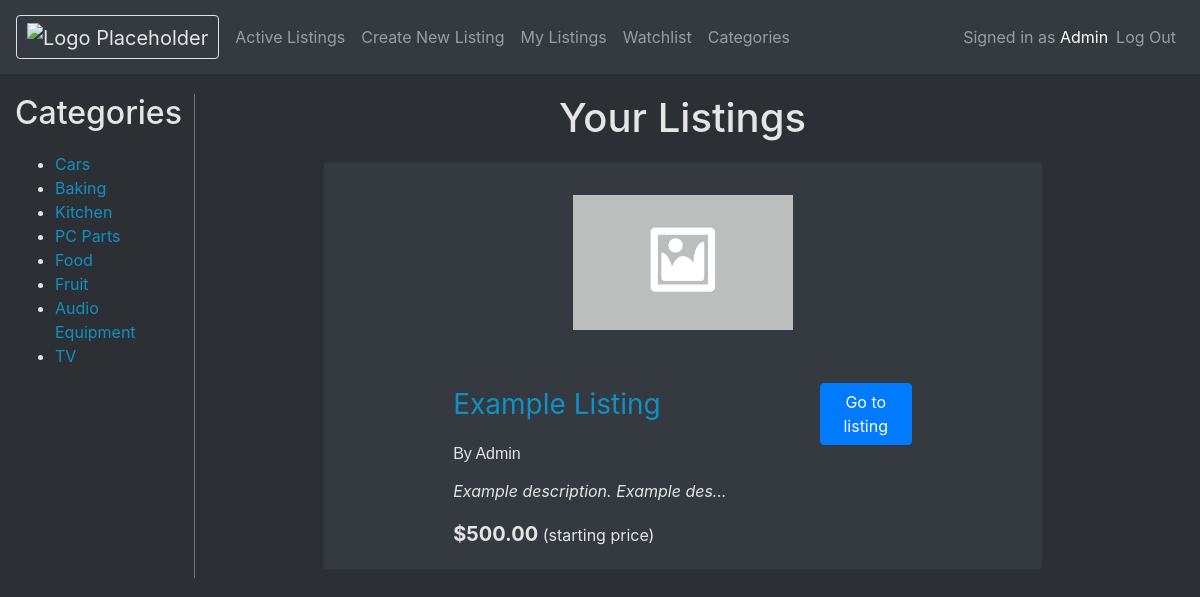
Screenshot of /mylistings (signed in) with the database file from the repository.
### auctions/models.py (models this page shows, shortened)
class User(AbstractUser):
    watchlist = models.ManyToManyField("Listing", related_name="watchlisted")
    pass

class Category(models.Model):
    tag = models.CharField(max_length=35)
    def __str__(self):
        return self.tag

class Listing(models.Model):
    creator = models.ForeignKey(User, null=True, blank=True, on_delete=models.CASCADE, related_name="userListings")
    title = models.CharField(max_length=50)
    description = models.TextField(max_length=1000, default="")
    price = models.FloatField(default=0, validators=[MinValueValidator(0)])
    isActive = models.BooleanField(default=True)
    photoUrl = models.URLField(blank=True, null=True)
    highestBid = models.FloatField(blank=True, max_length=11, null=True)
    categories = models.ManyToManyField(Category, related_name="categories")
    def __str__(self):
        return self.title
    def usd(self):
        return f"${self.price:,.2f}"

### auctions/views.py (the view)
# urls.py: path("mylistings", views.userListings, name="userListings"),
@login_required(login_url='/login')
def userListings(request):
    currentUser = request.user
    userListings = currentUser.userListings.all()
    categories = Category.objects.all()
    return render(request, "auctions/userListings.html", {
        "userListings": userListings,
        "categories": categories,
        "displayCategory": ""
    })

### auctions/templates/auctions/userListings.html
{% extends "auctions/layout.html" %}
{% block body %}
    <div class="row col">
        <div class="col-2 border-right border-secondary">
            <h2 class="categories-Sidebar">Categories</h2>
            <ul>
                {% for category in categories %}
                    <li><a href="{% url 'displayUserListingCategory' userCategory=category %}"> {{ category }} </a></li>
                {% endfor %}
            </ul>
        </div>
        <main class="col-8 bd-content offset-md-1">
            <h1 class="listing-page-title">Your {{ displayCategory }} Listings</h1>
            {% for listing in userListings %}
            <div class="container-fluid">
                <div class="card text-white bg-dark mb-2">
                    <div class="row justify-content-center">
                        <div class="listing-img-container col-sm-2">
                            {% if listing.photoUrl %}
                            <img class="listing-img card-img-top" src="{{ listing.photoUrl }}" alt="{{ listing }} image">
                            {% else %}
                            {% load static %}
                            <img class="listing-img card-img-top" src="{% static 'auctions/placeholder.png' %}" alt="{{ listing }} image">
                            {% endif %}
                        </div>
                        <div class="card-body col-sm-8">
                            <div class="row">
                                <div class="col-9 justify-content-start">
                                    <a class="card-title listing-title" href="{% url 'listing' id=listing.id %}">{{ listing }}</a>
                                </div>
                                <div class="col-3 justify-content-end">
                                    <a href="{% url 'listing' id=listing.id %}"  class="btn btn-primary">Go to listing</a>
                                </div>
                            </div>
                        <p style="font: caption;">By {{ listing.creator }}</p>
                        <p class="card-text listing-card-description">{{ listing.description }}</p>
                        {% if listing.isActive %}
                            {% if listing.highestBid %}
                                <p class="card-text"><span class="card-text listing-price">{{ listing.usdBid }}</span> (active bid)</p>
                            {% else %}
                                <p class="card-text"><span class="card-text listing-price">{{ listing.usd }}</span> (starting price)</p>
                            {% endif %}
                        {% else %}
                            <p class="card-text listing-price">This listing has been closed</p>
                        {% endif %}
                        </div>
                    </div>
                </div>
            </div>
            {% endfor %}
        </main>
    </div>
{% endblock %}

### auctions/templates/auctions/layout.html (shortened to what this page needs)
{% load static %}
<!DOCTYPE html>
<html lang="en">
    <head>
        <link rel="stylesheet" href="https://stackpath.bootstrapcdn.com/bootstrap/4.4.1/css/bootstrap.min.css">
        <link href="{% static 'auctions/styles.css' %}" rel="stylesheet">
    </head>
    <body>
        <nav class="navbar navbar-expand navbar-dark flex-column flex-md-row bd-navbar bg-dark" style="padding-bottom: 15px; padding-top: 15px; margin-bottom: 20px;">
            <a class="navbar-brand mr-0 mr-md-2 border rounded" href="{% url 'index' %}"><img style="margin-left: 10px; margin-right: 10px;" alt="Logo Placeholder"></a>
            <div class="navbar-nav-scroll">
              <ul class="navbar-nav bd-navbar-nav flex-row">
                <li class="nav-item">
                    <a class="nav-link" href="{% url 'index' %}">Active Listings</a>
                </li>
                {% if user.is_authenticated %}
                <li class="nav-item">
                    <a class="nav-link" href="{% url 'createListing' %}">Create New Listing</a>
                </li>
                <li class="nav-item">
                    <a class="nav-link" href="{% url 'userListings' %}">My Listings</a>
                </li>
                <li class="nav-item">
                    <a class="nav-link" href="{% url 'watchlist' %}">Watchlist</a>
                </li>
                <li class="nav-item">
                    <a class="nav-link" href="{% url 'categories' %}">Categories</a>
                </li>
                {% endif %}
              </ul>
            </div>
            <ul class="navbar-nav flex-row ml-md-auto d-none d-md-flex">
                <span class="navbar-text">
                    {% if user.is_authenticated %}
                        Signed in as <a href="{% url 'userListings' %}">{{ user.username }}</a>
                    {% else %}
                        Not signed in.
                    {% endif %}
                </span>
                {% if user.is_authenticated %}
                    <li class="nav-item">
                        <a class="nav-link" href="{% url 'logout' %}">Log Out</a>
                    </li>
                {% endif %}
            </ul>
        </nav>
        {% block body %}
        {% endblock %}
    </body>
</html>

### auctions/static/auctions/styles.css (style rules this page uses)
body { background-color: #2C2F33; color: #e5e5e5; }
* { color: #e5e5e5; }
a { color: #1091c4; }
.listing-img-container { max-height: 200px; max-width: 250px; min-width: 250px; min-height: 200px; }
.listing-img { height: 100%; width: 100%; object-fit: scale-down; }
.listing-card-description { white-space: nowrap; overflow: hidden; text-overflow: ellipsis; max-width: 60%; font-style: italic; }
.categories-Sidebar { text-align: center; margin-bottom: 20px; }
.listing-page-title { text-align: center; margin-bottom: 20px; }
.listing-title { font-size: 28px; }
.listing-price { font-size: 20px; font-weight: bold; }

### rows the page displays
User: username "Admin"
Category: tag "Cars"
Category: tag "Baking"
Category: tag "Kitchen"
Category: tag "PC Parts"
Category: tag "Food"
Category: tag "Fruit"
Category: tag "Audio Equipment"
Category: tag "TV"
Listing: title "Example Listing", creator "Admin", description "Example description. Example des…", usd "$500.00"
